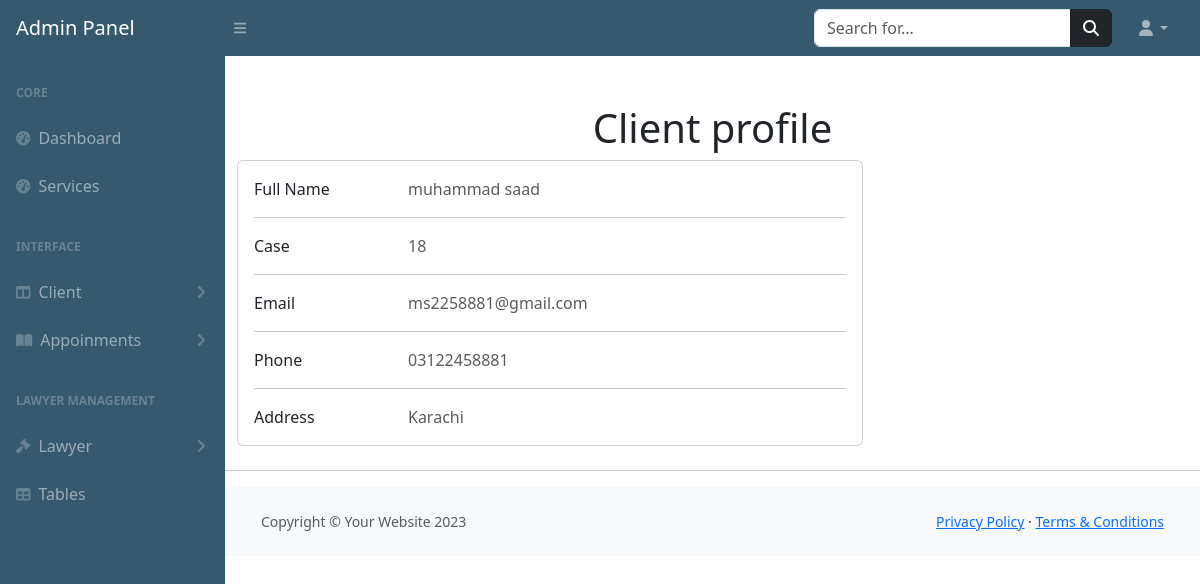
Screenshot of /admin-panel/clientprofile.php?id=10 with the database file from the repository.
### tables this page shows
CREATE TABLE `client_register` (
  `id` int(255) NOT NULL,
  `name` varchar(255) NOT NULL,
  `age` int(255) NOT NULL,
  `email` varchar(255) NOT NULL,
  `password` varchar(255) NOT NULL,
  `phone` varchar(255) NOT NULL,
  `address` text NOT NULL,
  `image` varchar(255) NOT NULL
);

### admin-panel/clientprofile.php (the view, shortened to what this page needs)
<?php
include ("includes/header.php");
include ("includes/topbar.php");
include ("includes/sidebar.php");
include("../config.php");
$client_id=$_GET['id'];
$profile="SELECT * FROM `client_register` where id='$client_id'";
$run_query=mysqli_query($connection,$profile);
if (mysqli_num_rows($run_query)>0) {
  while ($row=mysqli_fetch_assoc($run_query)) {
?>
<!DOCTYPE html>
<html lang="en">
<head>
</head>
<body>
    <div class="container mt-5 ">
      <h1 style="text-align:center;">Client profile</h1>
    <div class="row">
      <div class="col-lg-8">
        <div class="card mb-4">
          <div class="card-body">
            <div class="row">
              <div class="col-sm-3">
                <p class="mb-0">Full Name</p>
              </div>
              <div class="col-sm-9">
                <p class="text-muted mb-0"><?php echo $row['name']?></p>
              </div>
            </div>
            <hr>
            <div class="row">
              <div class="col-sm-3">
                <p class="mb-0">Case</p>
              </div>
              <div class="col-sm-9">
                <p class="text-muted mb-0"><?php echo $row['age']?></p>
              </div>
            </div>
            <hr>
            <div class="row">
              <div class="col-sm-3">
                <p class="mb-0">Email</p>
              </div>
              <div class="col-sm-9">
                <p class="text-muted mb-0"><?php echo $row['email']?></p>
              </div>
            </div>
            <hr>
            <div class="row">
              <div class="col-sm-3">
                <p class="mb-0">Phone</p>
              </div>
              <div class="col-sm-9">
                <p class="text-muted mb-0"><?php echo $row['phone']?></p>
              </div>
            </div>
            <hr>
            <div class="row">
              <div class="col-sm-3">
                <p class="mb-0">Address</p>
              </div>
              <div class="col-sm-9">
                <p class="text-muted mb-0"><?php echo $row['address']?></p>
              </div>
            </div>
          </div>
        </div>
      </div>
      <hr>
<?php
 }
}
?>
</body>
</html>
<?php
include("includes/footer.php");
?>

### rows the page displays
client_register: name "muhammad saad", age "18", email "ms2258881@gmail.com", phone "03122458881", address "Karachi"
